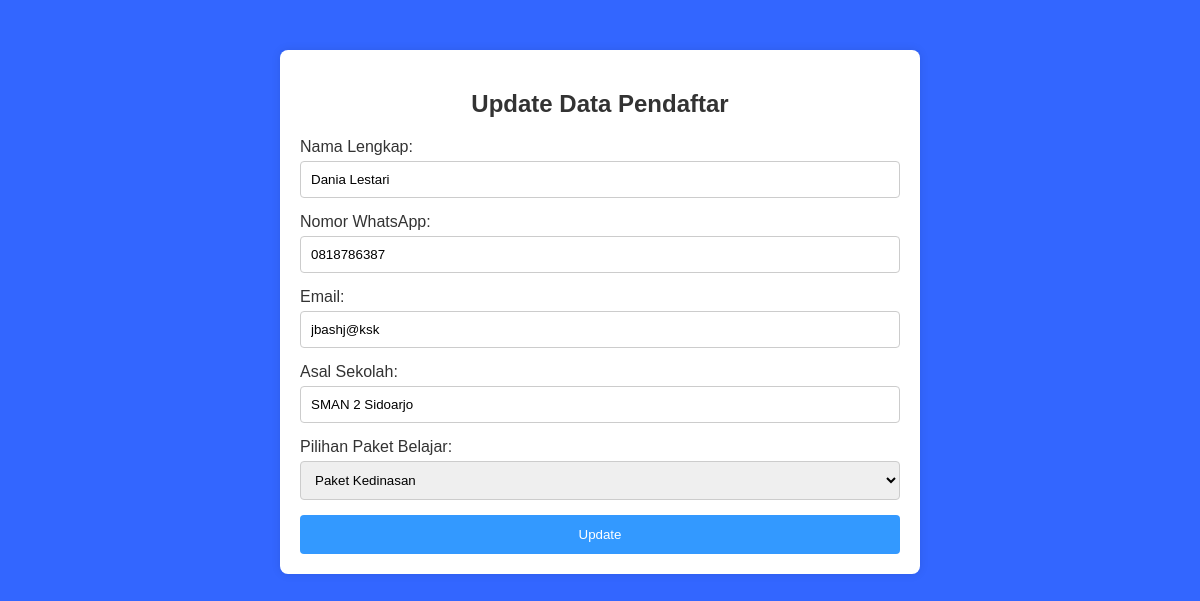
Screenshot of /update.php?id_pendaftar=25 with the database file from the repository.
### tables this page shows
CREATE TABLE `pendaftaran` (
  `id_pendaftar` int(15) NOT NULL,
  `nama_lengkap` varchar(100) NOT NULL,
  `no_whatsapp` varchar(20) NOT NULL,
  `email` varchar(100) NOT NULL,
  `paket_belajar` varchar(50) NOT NULL,
  `asal_sekolah` varchar(100) NOT NULL
);

### update.php (the view, shortened to what this page needs)
<?php
$koneksi = mysqli_connect("localhost", "root", "", "db_bimbingan");
if(isset($_GET['id_pendaftar'])) {
    $id_pendaftar = $_GET['id_pendaftar'];
    $query = "SELECT * FROM pendaftaran WHERE id_pendaftar = '$id_pendaftar'";
    $result = mysqli_query($koneksi, $query);
    if($result) {
        if(mysqli_num_rows($result) > 0) {
            $row = mysqli_fetch_assoc($result);
            $nama_lengkap = $row['nama_lengkap'];
            $no_whatsapp = $row['no_whatsapp'];
            $email = $row['email'];
            $asal_sekolah = $row['asal_sekolah'];
            $paket_belajar = $row['paket_belajar'];
        } else {
            echo "Data pendaftar tidak ditemukan.";
            exit();
        }
    } else {
        echo "Error: " . mysqli_error($koneksi);
        exit();
    }
} else {
    echo "Parameter id_pendaftar tidak ditemukan.";
    exit();
}
?>
<!DOCTYPE html>
<html lang="en">
<head>
</head>
<body>
    <div class="container">
    <h2>Update Data Pendaftar</h2>
    <form action="" method="post">
        <label for="new_nama_lengkap">Nama Lengkap:</label>
        <input type="text" id="new_nama_lengkap" name="new_nama_lengkap" value="<?php echo $nama_lengkap; ?>" required>
        <label for="new_no_whatsapp">Nomor WhatsApp:</label>
        <input type="text" id="new_no_whatsapp" name="new_no_whatsapp" value="<?php echo $no_whatsapp; ?>" required>
        <label for="new_email">Email:</label>
        <input type="email" id="new_email" name="new_email" value="<?php echo $email; ?>" required>
        <label for="new_asal_sekolah">Asal Sekolah:</label>
        <input type="text" id="new_asal_sekolah" name="new_asal_sekolah" value="<?php echo $asal_sekolah; ?>" required>
        <label for="new_paket_belajar">Pilihan Paket Belajar:</label>
        <select id="new_paket_belajar" name="new_paket_belajar" required>
            <option value="Paket Kedinasan" <?php if($paket_belajar == "Paket Kedinasan") echo "selected"; ?>>Paket Kedinasan</option>
        </select>
        <button type="submit" name="submit">Update</button>
    </form>
    </div>
</body>
</html>

### update.php (style rules this page uses)
body { font-family: Arial, sans-serif; background-color: #3366FF; margin: 0; padding: 0; }
.container { max-width: 600px; margin: 50px auto; background-color: #fff; padding: 20px; border-radius: 8px; box-shadow: 0px 0px 10px 0px rgba(0,0,0,0.1); }
h2 { text-align: center; color: #333; }
form { margin-top: 20px; }
label { display: block; margin-bottom: 5px; color: #333; }
input[type="text"], input[type="email"], select, input[type="file"], input[type="submit"] { width: 100%; padding: 10px; margin-bottom: 15px; border: 1px solid #ccc; border-radius: 4px; box-sizing: border-box; }
button[type="submit"] { background-color: #3399FF; color: white; border: none; cursor: pointer; padding: 12px 20px; border-radius: 4px; transition: background-color 0.3s; width: 100%; }

### rows the page displays
pendaftaran: new_nama_lengkap "Dania Lestari", new_no_whatsapp "0818786387", new_email "jbashj@ksk", new_asal_sekolah "SMAN 2 Sidoarjo", new_paket_belajar "Paket Kedinasan"
